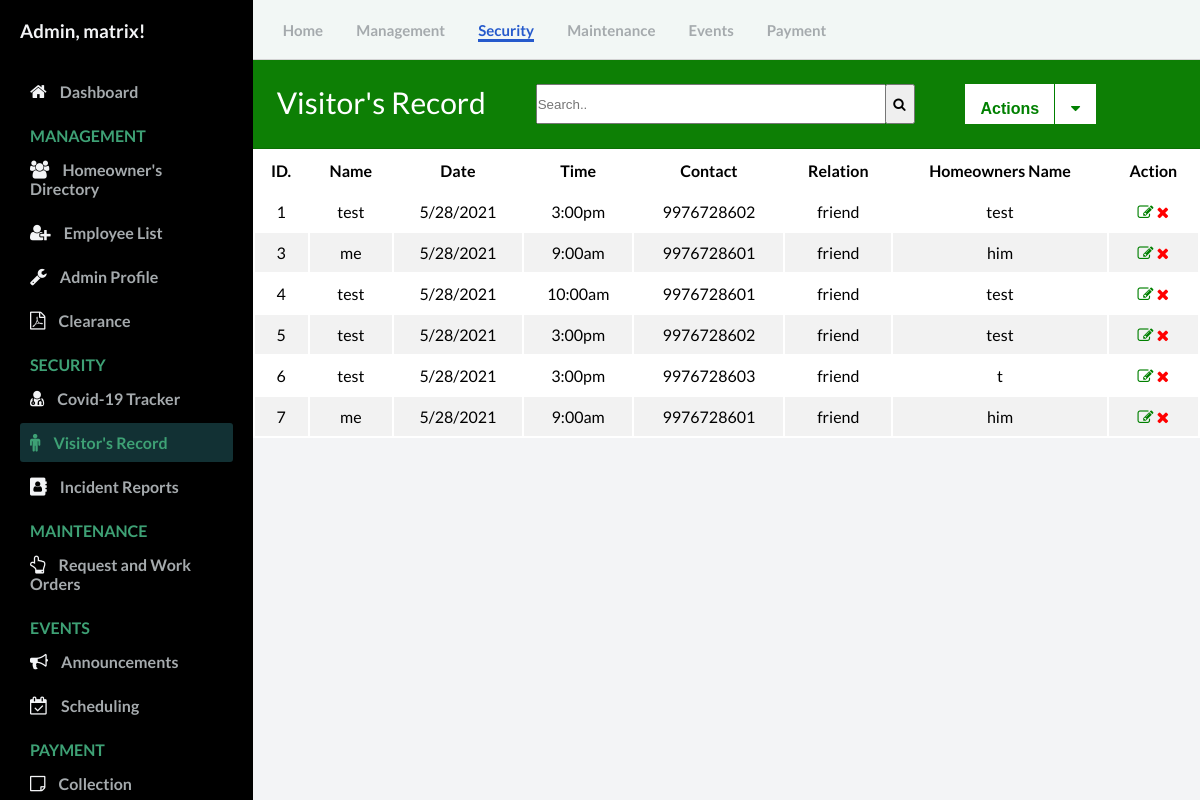
Screenshot of /admin/visitors_record.php (signed in) with the database file from the repository.
### tables this page shows
CREATE TABLE `visitors` (
  `id` int(11) NOT NULL,
  `name` text NOT NULL,
  `date` varchar(20) NOT NULL,
  `time` varchar(20) NOT NULL,
  `contact` bigint(11) NOT NULL,
  `relation` text NOT NULL,
  `homename` text NOT NULL
);

### admin/controllers/function.php (called while the page is built, shortened)
<?php
function check_login($conn) {
	if(isset($_SESSION['user_id'])) {
		$id = $_SESSION['user_id'];
		$query = "SELECT * FROM admin WHERE user_id = '$id' limit 1";
		$result = mysqli_query($conn, $query);
		if($result && mysqli_num_rows($result) > 0) {
			$user_data = mysqli_fetch_assoc($result);
			return $user_data;
		}
	}
	die;
}

### admin/visitors_record.php (the view, shortened to what this page needs)
<?php
  include("config/connection.php");
  include("controllers/function.php");
  $user_data = check_login($conn);
?>
<!DOCTYPE html>
<html lang="en">
  <head>
    <link rel="stylesheet" href="https://stackpath.bootstrapcdn.com/font-awesome/4.7.0/css/font-awesome.min.css"/>
    <link rel="stylesheet" href="css/style.css" />
  </head>
  <body id="body">
    <div class="container">
      <nav class="navbar">
        <div class="navbar__left">
          <a href="Dashboard.php">Home</a>
          <a href="User.php">Management</a>
          <a class="active_link" href="covid19_tracker.php">Security</a>
          <a href="work_order.php">Maintenance</a>
          <a href="announcement.php">Events</a>
          <a href="invoice.php">Payment</a>
        </div>
      </nav>
<?php require_once 'visitors_crud.php'; ?>
<?php
  $mysqli = new mysqli('remotemysql.com', 'J5BJ2ZlQGm', 'FYAvWP4mmz', 'J5BJ2ZlQGm') or die(mysqli_error($mysqli));
  $result = $mysqli->query("SELECT * FROM visitors") or die($mysqli->error);
?>
      <main>
        <div>
          <div class="card-header" id="user">
            <p style="float: left; font-size: 30px;">Visitor's Record</p>
            <form  action="#" style=" float: left;">
              <input type="search" placeholder="Search.." name="search2" id="myInput" class="search_field">
             <button type="submit" class="btn_search"><i class="fa fa-search"></i></button>
            </form>
            <button class="btn_action"><b>Actions</b></button>
            <div class="dropdown">
              <button class="btn_down"><i class="fa fa-caret-down"></i></button>
            </div>
          </div>
            <table id="user" style="background-color: white; width: 100%;">
            <thead>
              <tr>
                <th><b>ID.</b></th>
                <th><b>Name</b></b></th>
                <th><b>Date</b></th>
                <th><b>Time</b></th>
                <th><b>Contact</b></th>
                <th><b>Relation</b></th>
                <th><b>Homeowners Name</b></th>
                <th colspan="2"><b>Action</b></th>
              </tr>
            </thead>
        <tbody id="myTable">
        <?php
          while ($row = $result->fetch_assoc()): ?>
              <tr>
                  <td><?php echo $row['id']; ?></td>
                  <td><?php echo $row['name']; ?></td>
                  <td><?php echo $row['date']; ?></td>
                  <td><?php echo $row['time']; ?></td>
                  <td><?php echo $row['contact']; ?></td>
                  <td><?php echo $row['relation']; ?></td>
                  <td><?php echo $row['homename']; ?></td>
                <td>
                    <a  href="visitors_edit.php?edit=<?php echo $row['id']; ?>"><i class="fa fa-edit text-edit" title="Update"></i></a>
                    <a href="visitors_crud.php?delete=<?php echo $row['id']; ?>" onclick="return confirm('Are you sure you want to Delete this info?');"><i class="fa fa-remove text-remove" title="Delete"></i></a>
                </td>
              </tr>
          <?php endwhile; ?>
          </table>
        </div>
      </main>
      <div id="sidebar">
        <div class="sidebar__title">
            <h3>Admin, <?php echo $user_data['firstname']; ?>!</h3>
        </div>
        <div class="sidebar__menu">
          <div class="sidebar__link ">
            <i class="fa fa-home"></i>
            <a href="Dashboard.php">Dashboard</a>
          </div>
          <h2>MANAGEMENT</h2>
          <div class="sidebar__link">
            <i class="fa fa-users" aria-hidden="true"></i>
            <a href="User.php">Homeowner's Directory</a>
          </div>
          <div class="sidebar__link">
            <i class="fa fa-user-plus" aria-hidden="true"></i>
            <a href="employees_record.php">Employee List</a>
          </div>
          <div class="sidebar__link">
            <i class="fa fa-wrench"></i>
            <a href="Admin_profile.php">Admin Profile</a>
          </div>
          <div class="sidebar__link">
            <i class="fa fa-file-pdf-o"></i>
            <a href="residency.php">Clearance</a>
          </div>
          <h2>SECURITY</h2>
          <div class="sidebar__link">
            <i class="fa fa-user-md"></i>
            <a href="covid19_tracker.php">Covid-19 Tracker</a>
          </div>
          <div class="sidebar__link active_menu_link">
            <i class="fa fa-male"></i>
            <a href="visitors_record.php">Visitor's Record</a>
          </div>
          <div class="sidebar__link">
            <i class="fa fa-address-book"></i>
            <a href="incident_record.php">Incident Reports</a>
          </div>
          <h2>MAINTENANCE</h2>
          <div class="sidebar__link ">
            <i class="fa fa-hand-o-up"></i>
            <a href="work_order.php">Request and Work Orders</a>
          </div>
          <h2>EVENTS</h2>
          <div class="sidebar__link ">
            <i class="fa fa-bullhorn"></i>
            <a href="Announcement.php">Announcements</a>
          </div>
          <div class="sidebar__link">
            <i class="fa fa-calendar-check-o"></i>
            <a href="Scheduling.php">Scheduling</a>
          </div>
          <h2>PAYMENT</h2>
          <div class="sidebar__link">
            <i class="fa fa-sticky-note-o"></i>
            <a href="invoice.php">Collection</a>
          </div>
      </div>
    </div>
  </body>
</html>

### admin/css/style.css (style rules this page uses)
* { margin: 0; padding: 0; }
body { font-family: 'Lato', sans-serif; box-sizing: border-box; }
.container { display: grid; height: 100vh; grid-template-columns: 0.8fr 1fr 1fr 1fr; grid-template-rows: 0.2fr 3fr; grid-template-areas: "sidebar nav nav nav" "sidebar main main main" }
.navbar { background: #f2f7f5; grid-area: nav; height: 60px; display: flex; align-items: center; justify-content: space-between; padding: 0 30px 0 30px; border-bottom: 1px solid lightgray; }
.navbar__left > a { margin-right: 30px; text-decoration: none; color: #a5aaad; font-size: 15px; font-weight: 700; }
.navbar__left .active_link { color: #265acc; border-bottom: 3px solid #265acc; padding-bottom: 12 px; }
main { background: #f3f4f6; grid-area: main; overflow-y: auto; }
#sidebar { background: #000000; grid-area: sidebar; overflow-y: auto; padding: 20px; -webkit-transition: all 0.5s; transition: all 0.5s; }
.sidebar__title { display:flex; justify-content: space-between; align-items: center; color: #f3f4f6; margin-bottom: 30px; }
.sidebar__menu > h2 { color: #3ea175; font-size: 16px; margin-top: 15px; margin-bottom: 5px; padding: 0 10px; font-weight: 700; }
.sidebar__link { color: #f3f4f6; padding: 10px; border-radius: 3px; margin-bottom: 5px; }
.active_menu_link { background: rgba(62, 161, 171,0.3); color: #3ea175; }
.active_menu_link a { color: #3ea175 !important; }
.sidebar__link > a { text-decoration: none; color: #a5aaad; font-weight: 700; }
.sidebar__link >i { margin-right: 10px; font-size: 18px; }
#user div { font-family: "Trebuchet MS", Arial, Helvetica, sans-serif; border-collapse: collapse; }
#user td, #user th { padding: 10px; text-align: center; }
#user tr:nth-child(even) { background-color: #f2f2f2; }
.card-header { padding: 1.50rem; margin-bottom: 0; background-color: #0D7F05; border-bottom: 1px solid rgba(0, 0, 0, 0.125); color: #ffffff; font-size: 20px; }
.text-edit { color: green; }
.text-remove { color: red; }
* { box-sizing: border-box; }
.search_field { width: 350px; height: 40px; margin-left: 50px; }
.btn_search { margin-left: -5px; height: 40px; width: 30px; }
.btn_action, .btn_one { background-color: white; color: green; padding: 16px; font-size: 16px; border: none; outline: none; height: 40px; margin-left: 50px; }
.btn_down { background-color: white; color: green; padding: 16px; font-size: 16px; border: none; outline: none; height: 40px; margin-left: -5px; border-left:1px solid green; }
.dropdown { position: relative; display: inline-block; }
.dropdown-content a, { color: black; padding: 12px 16px; text-decoration: none; display: block; }

### rows the page displays
visitors: id "1", name "test", date "5/28/2021", time "3:00pm", contact "9976728602", relation "friend", homename "test"
visitors: id "3", name "me", date "5/28/2021", time "9:00am", contact "9976728601", relation "friend", homename "him"
visitors: id "4", name "test", date "5/28/2021", time "10:00am", contact "9976728601", relation "friend", homename "test"
visitors: id "5", name "test", date "5/28/2021", time "3:00pm", contact "9976728602", relation "friend", homename "test"
visitors: id "6", name "test", date "5/28/2021", time "3:00pm", contact "9976728603", relation "friend", homename "t"
visitors: id "7", name "me", date "5/28/2021", time "9:00am", contact "9976728601", relation "friend", homename "him"

### other values shown
$user_data['firstname'] "matrix"
